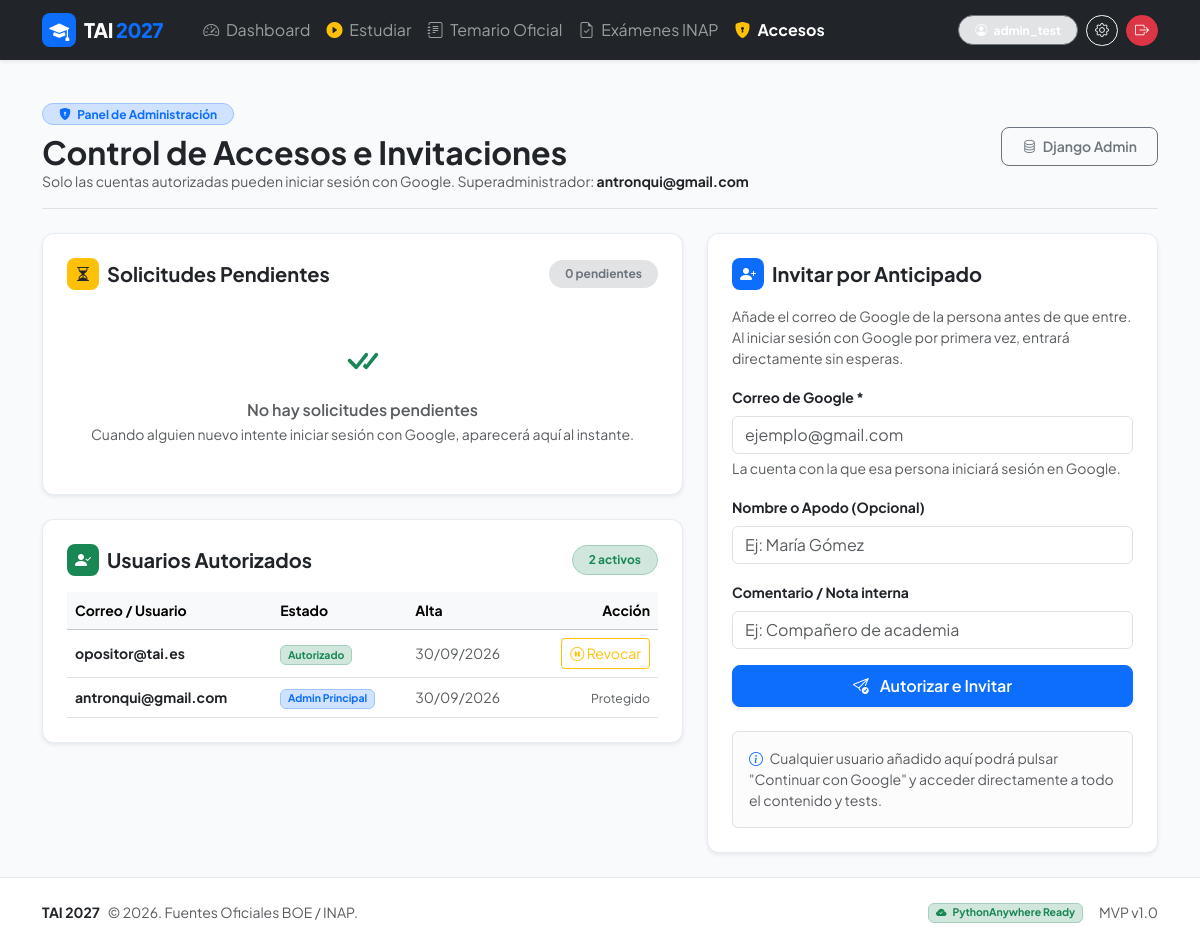
/perfil/gestion-accesos/ (signed in), run on the app's committed database.
### accounts/models.py (models this page shows, shortened)
class Invitacion(models.Model):
    email = models.EmailField(unique=True, help_text="Correo autorizado para iniciar sesión con Google")
    nombre = models.CharField(max_length=150, blank=True, help_text="Nombre de la cuenta o nota")
    activo = models.BooleanField(default=True, help_text="Si está activo, el usuario tiene permiso para entrar")
    fecha_alta = models.DateTimeField(auto_now_add=True)
    comentario = models.CharField(max_length=200, blank=True, help_text="Nota interna del usuario o motivo de solicitud")
    class Meta:
        verbose_name = "Invitación / Acceso"
        verbose_name_plural = "Invitaciones y Accesos"
        ordering = ['-fecha_alta']

### accounts/views.py (the view)
# urls.py: path('gestion-accesos/', GestionAccesosView.as_view(), name='gestion_accesos'),
class GestionAccesosView(StaffRequiredMixin, TemplateView):
    template_name = "accounts/gestion_accesos.html"
    def get_context_data(self, **kwargs):
        context = super().get_context_data(**kwargs)
        admin_email = getattr(settings, 'ADMIN_EMAIL', 'antronqui@gmail.com').lower().strip()
        context['admin_email'] = admin_email
        context['pendientes'] = Invitacion.objects.filter(activo=False).order_by('-fecha_alta')
        context['autorizados'] = Invitacion.objects.filter(activo=True).order_by('-fecha_alta')
        return context

### templates/accounts/gestion_accesos.html (shortened to what this page needs)
{% extends "base.html" %}
{% block content %}
<div class="row g-4">
    <div class="col-12">
        <div class="d-flex flex-wrap align-items-center justify-content-between gap-3 pb-3 border-bottom">
            <div>
                <span class="badge bg-primary-subtle text-primary border border-primary-subtle px-3 py-1 rounded-pill small fw-bold">
                    <i class="bi bi-shield-lock-fill me-1"></i> Panel de Administración
                </span>
                <h2 class="fw-bold text-dark mt-2 mb-0">Control de Accesos e Invitaciones</h2>
                <p class="text-muted small mb-0">
                    Solo las cuentas autorizadas pueden iniciar sesión con Google. Superadministrador: <strong class="text-dark">{{ admin_email }}</strong>
                </p>
            </div>
            <div>
                <a href="{% url 'admin:accounts_invitacion_changelist' %}" class="btn btn-outline-secondary btn-sm btn-tai">
                    <i class="bi bi-database me-1"></i> Django Admin
                </a>
            </div>
        </div>
    </div>
    <div class="col-lg-7">
        <div class="card card-custom p-4 bg-white shadow-sm mb-4">
            <div class="d-flex align-items-center justify-content-between mb-3">
                <div class="d-flex align-items-center gap-2">
                    <span class="bg-warning text-dark p-2 rounded-3 d-inline-flex align-items-center justify-content-center" style="width: 32px; height: 32px;">
                        <i class="bi bi-hourglass-split"></i>
                    </span>
                    <h5 class="fw-bold mb-0 text-dark">Solicitudes Pendientes</h5>
                </div>
                <span class="badge {% if pendientes %}bg-danger text-white{% else %}bg-secondary-subtle text-secondary{% endif %} rounded-pill px-3 py-2">
                    {{ pendientes|length }} pendiente{% if pendientes|length != 1 %}s{% endif %}
                </span>
            </div>
            {% if pendientes %}
                <p class="text-muted small mb-3">
                    Estas personas intentaron iniciar sesión con Google pero no estaban en la lista. Puedes autorizarlas con un clic:
                </p>
                <div class="d-flex flex-column gap-3">
                    {% for p in pendientes %}
                    <div class="p-3 border rounded-3 bg-light d-flex flex-column flex-md-row align-items-md-center justify-content-between gap-3">
                        <div>
                            <div class="fw-bold text-dark fs-6">{{ p.email }}</div>
                            <div class="text-muted small">
                                {% if p.nombre %}<span class="me-2"><i class="bi bi-person me-1"></i>{{ p.nombre }}</span>{% endif %}
                                <span><i class="bi bi-calendar3 me-1"></i>{{ p.fecha_alta|date:"d/m/Y H:i" }}</span>
                            </div>
                            {% if p.comentario %}
                                <div class="text-secondary small fst-italic mt-1">{{ p.comentario }}</div>
                            {% endif %}
                        </div>
                        <div class="d-flex align-items-center gap-2">
                            <form method="post" action="{% url 'accounts:aprobar_acceso' p.pk %}">
                                {% csrf_token %}
                                <button type="submit" class="btn btn-success btn-sm btn-tai d-flex align-items-center gap-1 shadow-sm">
                                    <i class="bi bi-check-circle-fill"></i> Aceptar
                                </button>
                            </form>
                            <form method="post" action="{% url 'accounts:rechazar_acceso' p.pk %}" onsubmit="return confirm('¿Seguro que deseas rechazar y eliminar esta solicitud?');">
                                {% csrf_token %}
                                <button type="submit" class="btn btn-outline-danger btn-sm btn-tai">
                                    <i class="bi bi-x-circle"></i>
                                </button>
                            </form>
                        </div>
                    </div>
                    {% endfor %}
                </div>
            {% else %}
                <div class="text-center py-4 text-muted">
                    <i class="bi bi-check-all fs-1 text-success d-block mb-2"></i>
                    <p class="mb-0 fw-semibold">No hay solicitudes pendientes</p>
                    <small>Cuando alguien nuevo intente iniciar sesión con Google, aparecerá aquí al instante.</small>
                </div>
            {% endif %}
        </div>
        <div class="card card-custom p-4 bg-white shadow-sm">
            <div class="d-flex align-items-center justify-content-between mb-3">
                <div class="d-flex align-items-center gap-2">
                    <span class="bg-success text-white p-2 rounded-3 d-inline-flex align-items-center justify-content-center" style="width: 32px; height: 32px;">
                        <i class="bi bi-person-check-fill"></i>
                    </span>
                    <h5 class="fw-bold mb-0 text-dark">Usuarios Autorizados</h5>
                </div>
                <span class="badge bg-success-subtle text-success border border-success-subtle rounded-pill px-3 py-2">
                    {{ autorizados|length }} activo{% if autorizados|length != 1 %}s{% endif %}
                </span>
            </div>
            <div class="table-responsive">
                <table class="table table-hover align-middle mb-0 small">
                    <thead class="table-light">
                        <tr>
                            <th>Correo / Usuario</th>
                            <th>Estado</th>
                            <th>Alta</th>
                            <th class="text-end">Acción</th>
                        </tr>
                    </thead>
                    <tbody>
                        {% for a in autorizados %}
                        <tr>
                            <td>
                                <div class="fw-bold text-dark">{{ a.email }}</div>
                            </td>
                            <td>
                                {% if a.email == admin_email %}
                                    <span class="badge bg-primary-subtle text-primary border border-primary-subtle">Admin Principal</span>
                                {% else %}
                                    <span class="badge bg-success-subtle text-success border border-success-subtle">Autorizado</span>
                                {% endif %}
                            </td>
                            <td class="text-muted">{{ a.fecha_alta|date:"d/m/Y" }}</td>
                            <td class="text-end">
                                {% if a.email != admin_email %}
                                <form method="post" action="{% url 'accounts:desactivar_acceso' a.pk %}" class="d-inline" onsubmit="return confirm('¿Deseas suspender el acceso de {{ a.email }}?');">
                                    <button type="submit" class="btn btn-outline-warning btn-sm py-1 px-2" title="Suspender acceso">
                                        <i class="bi bi-pause-circle"></i> Revocar
                                    </button>
                                </form>
                                {% else %}
                                <span class="text-muted small">Protegido</span>
                                {% endif %}
                            </td>
                        </tr>
                        {% empty %}
                        <tr>
                            <td colspan="4" class="text-center text-muted py-3">No hay usuarios registrados aún.</td>
                        </tr>
                        {% endfor %}
                    </tbody>
                </table>
            </div>
        </div>
    </div>
    <div class="col-lg-5">
        <div class="card card-custom p-4 bg-white shadow-sm sticky-top" style="top: 80px;">
            <div class="d-flex align-items-center gap-2 mb-3">
                <span class="bg-primary text-white p-2 rounded-3 d-inline-flex align-items-center justify-content-center" style="width: 32px; height: 32px;">
                    <i class="bi bi-person-plus-fill"></i>
                </span>
                <h5 class="fw-bold mb-0 text-dark">Invitar por Anticipado</h5>
            </div>
            <p class="text-muted small mb-3">
                Añade el correo de Google de la persona antes de que entre. Al iniciar sesión con Google por primera vez, entrará directamente sin esperas.
            </p>
            <form method="post" action="{% url 'accounts:invitar_usuario' %}">
                <div class="mb-3">
                    <label class="form-label small fw-bold text-dark">Correo de Google *</label>
                    <input type="email" name="email" class="form-control" placeholder="ejemplo@gmail.com" required>
                    <div class="form-text small">La cuenta con la que esa persona iniciará sesión en Google.</div>
                </div>
                <div class="mb-3">
                    <label class="form-label small fw-bold text-dark">Nombre o Apodo (Opcional)</label>
                    <input type="text" name="nombre" class="form-control" placeholder="Ej: María Gómez">
                </div>
                <div class="mb-3">
                    <label class="form-label small fw-bold text-dark">Comentario / Nota interna</label>
                    <input type="text" name="comentario" class="form-control" placeholder="Ej: Compañero de academia">
                </div>
                <button type="submit" class="btn btn-primary btn-tai w-100 py-2 shadow-sm">
                    <i class="bi bi-send-check me-2"></i> Autorizar e Invitar
                </button>
            </form>
            <div class="alert alert-light border mt-4 mb-0 small text-muted">
                <i class="bi bi-info-circle text-primary me-1"></i>
                Cualquier usuario añadido aquí podrá pulsar "Continuar con Google" y acceder directamente a todo el contenido y tests.
            </div>
        </div>
    </div>
</div>
{% endblock %}

### templates/base.html (shortened to what this page needs)
<!DOCTYPE html>
<html lang="es" data-bs-theme="light">
<head>
    <link href="https://cdn.jsdelivr.net/npm/bootstrap@5.3.3/dist/css/bootstrap.min.css" rel="stylesheet">
    <link rel="stylesheet" href="https://cdn.jsdelivr.net/npm/bootstrap-icons@1.11.3/font/bootstrap-icons.min.css">
</head>
<body>
    <nav class="navbar navbar-expand-lg navbar-dark bg-dark sticky-top shadow-sm py-2">
        <div class="container">
            <a class="navbar-brand d-flex align-items-center gap-2" href="{% if user.is_authenticated %}{% url 'dashboard' %}{% else %}{% url 'landing' %}{% endif %}">
                <span class="bg-primary text-white p-2 rounded-3 d-inline-flex align-items-center justify-content-center" style="width: 34px; height: 34px;">
                    <i class="bi bi-mortarboard-fill"></i>
                </span>
                <span>TAI <span class="text-primary">2027</span></span>
            </a>
            <div class="collapse navbar-collapse" id="navbarMain">
                {% if user.is_authenticated %}
                <ul class="navbar-nav me-auto mb-2 mb-lg-0 ms-lg-3">
                    <li class="nav-item">
                        <a class="nav-link {% if request.resolver_match.url_name == 'dashboard' %}active text-white fw-bold{% endif %}" href="{% url 'dashboard' %}">
                            <i class="bi bi-speedometer2 me-1"></i> Dashboard
                        </a>
                    </li>
                    <li class="nav-item">
                        <a class="nav-link {% if 'estudio' in request.path %}active text-white fw-bold{% endif %}" href="{% url 'estudio:seleccionar_sesion' %}">
                            <i class="bi bi-play-circle-fill text-warning me-1"></i> Estudiar
                        </a>
                    </li>
                    <li class="nav-item">
                        <a class="nav-link {% if 'temario' in request.path %}active text-white fw-bold{% endif %}" href="{% url 'temario:lista' %}">
                            <i class="bi bi-journal-text me-1"></i> Temario Oficial
                        </a>
                    </li>
                    <li class="nav-item">
                        <a class="nav-link {% if 'examenes' in request.path %}active text-white fw-bold{% endif %}" href="{% url 'examenes:lista' %}">
                            <i class="bi bi-file-earmark-check me-1"></i> Exámenes INAP
                        </a>
                    </li>
                    {% if user.is_staff or user.is_superuser %}
                    <li class="nav-item">
                        <a class="nav-link {% if 'gestion-accesos' in request.path %}active text-white fw-bold{% endif %}" href="{% url 'accounts:gestion_accesos' %}">
                            <i class="bi bi-shield-lock-fill text-warning me-1"></i> Accesos
                        </a>
                    </li>
                    {% endif %}
                </ul>
                <div class="d-flex align-items-center gap-2">
                    <span class="badge bg-secondary-subtle text-white border border-secondary px-3 py-2 rounded-pill">
                        <i class="bi bi-person-circle me-1"></i> {{ user.username }}
                    </span>
                    <a href="{% url 'accounts:perfil' %}" class="btn btn-outline-light btn-sm rounded-pill" title="Configurar Plan">
                        <i class="bi bi-gear"></i>
                    </a>
                    <a href="{% url 'account_logout' %}" class="btn btn-danger btn-sm rounded-pill" title="Cerrar sesión">
                        <i class="bi bi-box-arrow-right"></i>
                    </a>
                </div>
                {% endif %}
            </div>
        </div>
    </nav>
    <main class="container my-4 flex-grow-1">
        {% block content %}{% endblock %}
    </main>
    <footer class="py-4 mt-auto">
        <div class="container d-flex flex-wrap justify-content-between align-items-center text-muted small">
            <div class="d-flex align-items-center gap-2">
                <span class="fw-bold text-dark">TAI 2027</span> &copy; 2026. Fuentes Oficiales BOE / INAP.
            </div>
            <div class="d-flex align-items-center gap-3">
                <span class="badge bg-success-subtle text-success border border-success-subtle">
                    <i class="bi bi-cloud-check-fill me-1"></i> PythonAnywhere Ready
                </span>
                <span>MVP v1.0</span>
            </div>
        </div>
    </footer>
</body>
</html>

### data on the page
Invitacion: email "opositor@tai.es", shows "Autorizado", fecha_alta "30/09/2026"
Invitacion: email "antronqui@gmail.com", shows "Admin Principal", fecha_alta "30/09/2026", shows "Protegido"

### other printed values
{{ user.username }} "admin_test"
{{ admin_email }} "antronqui@gmail.com"
{{ pendientes|length }} "0"
{{ autorizados|length }} "2"
